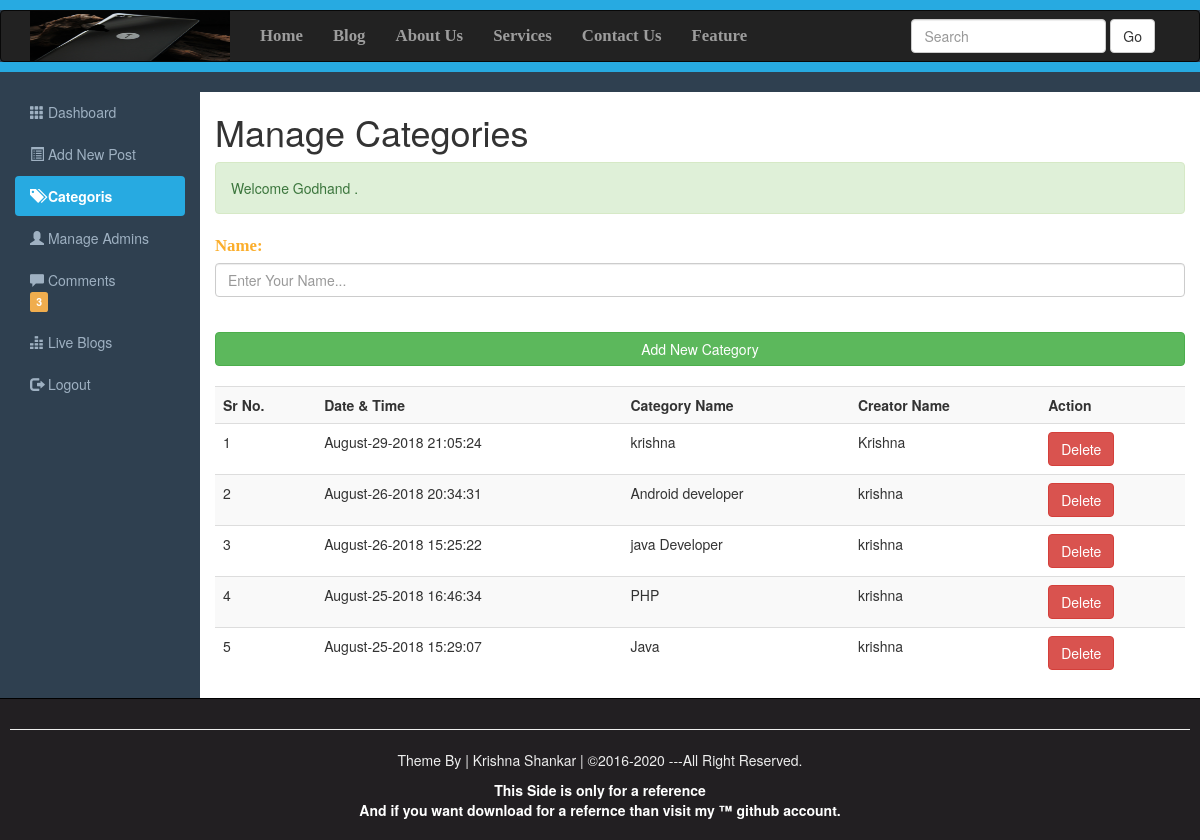
The app's page /categories.php (signed in) with its own data.
### tables this page shows
CREATE TABLE `category` (
  `id` int(10) NOT NULL,
  `datetime` varchar(50) NOT NULL,
  `name` varchar(100) NOT NULL,
  `creatorname` varchar(200) NOT NULL
);

### categories.php (the view, shortened to what this page needs)
<?php require_once("Include/Sessions.php"); ?>
<?php require_once("Include/Functions.php"); ?>
<!DOCTYPE html>
<html>
<head>
	<link rel="stylesheet" type="text/css" href="css/bootstrap.min.css">
	<link rel="stylesheet" type="text/css" href="css/adminstyles.css">
</head>
<body>
<div style="height: 10px; background: #27aae1;"></div>
<nav class="navbar navbar-expand-md navbar-inverse fixed-top" role="navigation">
	<div class="container">
		<div class="navbar-header">
		<a href="Blog.php" class="navbar-brand">
			<img style="margin-top: -15px;" src="images/image1.jpg" width="200" height="50">
		</a>
		</div>
		<div class="collapse navbar-collapse" id="collapse">
		<ul class="nav navbar-nav">
			<li class="nav-item"><a href="#">Home</a></li>
			<li class="nav-item" class="active"><a href="Blog.php<?php echo "?Page=1" ?>" target="_blank">Blog</a></li>
			<li class="nav-item"><a href="#">About Us</a></li>
			<li class="nav-item"><a href="#">Services</a></li>
			<li class="nav-item"><a href="#">Contact Us</a></li>
			<li class="nav-item"><a href="#">Feature</a></li>
		</ul>
		<form action="Blog.php" class="navbar-form navbar-right">
			<div class="form-group">
				<input class="form-control" type="text" name="Search" placeholder="Search">
			</div>
			<button class="btn btn-default" name="SearchButton">Go</button>
		</form>
		</div>
	</div>
</nav>
<div class="Line" style="height: 10px; background: #27aae1;"></div>
<br>
<div class="container-fluid">
	<div class="row">
		<div class="col-sm-2">
			<ul id="Side_Menu" class="nav nav-pills nav-stacked">
				<li><a href="dashboard.php"><span class="glyphicon glyphicon-th"></span>&nbsp;Dashboard</a></li>
				<li><a href="AddNewPost.php"><span class="glyphicon glyphicon-list-alt"></span> Add New Post</a></li>
				<li class="active"><a href="categories.php"><span class="glyphicon glyphicon-tags"></span>&nbsp;Categoris</a></li>
				<li><a href="Admins.php"><span class="glyphicon glyphicon-user"></span>&nbsp;Manage Admins</a></li>
				<li><a href="Comments.php"><span class="glyphicon glyphicon-comment"></span>&nbsp;Comments
					<?php
						$QueryTotalUnApproved="select count(*) from comment where status='off' ";
						$ExecuteTotalUnApproved=mysqli_query($Connection, $QueryTotalUnApproved);
						$RowsTotalUnApproved=mysqli_fetch_array($ExecuteTotalUnApproved);
						$TotalUnApproved=array_shift($RowsTotalUnApproved);
						if ($TotalUnApproved>0) {
					?>
					<span>&nbsp;&nbsp;&nbsp;&nbsp;&nbsp;&nbsp;&nbsp;&nbsp;&nbsp;&nbsp;&nbsp;</span>
					<span class="label label-warning"><?php echo $TotalUnApproved; ?></span>
					<?php } ?>
				</a></li>
				<li><a href="#"><span class="glyphicon glyphicon-equalizer"></span>&nbsp;Live Blogs</a></li>
				<li><a href="Logout.php"><span class="glyphicon glyphicon-log-out"></span>&nbsp;Logout</a></li>
			</ul>
		</div>
		<div class="col-sm-10">
			<h1>Manage Categories</h1>
			<div><?php
			echo SuccessMessage();
			?></div>
			<div>
				<form action="categories.php" method="post">
					<fieldset>
						<div class="form-group">
							<label for="categoryname"><span class="FieldInfo">Name:</span></label>
	 						<input class="form-control" type="text" name="Category" id="categoryname" placeholder="Enter Your Name...">
						</div>
						<br>
						<input class="btn btn-success btn-block" type="Submit" name="Submit" value="Add New Category">
						<br>
					</fieldset>
				</form>
			</div>
			<div class="table-responsive">
				<table class="table table-striped table-hover">
					<tr>
						<th>Sr No.</th>
						<th>Date & Time</th>
						<th>Category Name</th>
						<th>Creator Name</th>
						<th>Action</th>
					</tr>
					<?php
						$ViewQuery="select * from category order by datetime desc";
						$Execute=mysqli_query($Connection, $ViewQuery);
						$SrNo=0;
						while ($DataRows=mysqli_fetch_array($Execute)) {
							$Id=$DataRows["id"];
							$DateTime=$DataRows["datetime"];
							$CategoryName=$DataRows["name"];
							$CreatorName=$DataRows["creatorname"];
							$SrNo++;
					 ?>
					 <tr>
					 	<td><?php echo $SrNo; ?></td>
					 	<td><?php echo $DateTime; ?></td>
					 	<td><?php echo $CategoryName; ?></td>
					 	<td><?php echo $CreatorName; ?></td>
					 	<td><a href="DeleteCategory.php?id=<?php echo $Id; ?> ">
					 	<span class="btn btn-danger">Delete</span></a></td>
					 </tr>
					 <?php } ?>
				</table>
			</div>
		</div>
	</div>
</div>
<div id="Footer">
	<hr><p>Theme By | Krishna Shankar | &copy;2016-2020 ---All Right Reserved.</p>
	<a style="color: white; text-decoration: none; cursor: pointer; font-weight: bold;" href="#" target="_blank">
		<p>This Side is only for a reference <br> And if you want download for a refernce than visit my &trade; github account.</hr></p>
	</a>
</div>
</body>
</html>

### css/adminstyles.css (style rules this page uses)
.navbar-nav li { font-weight: bold; font-family: Bitter,Georgia,Times,"Times New Roman",serif; font-size: 1.2em; }
.Line { margin-top: -20px; }
body { background-color: #2f4050; }
.col-sm-10 { background-color: #ffffff; }
#Side_Menu a { color: #9fb1c2; }
#Side_Menu .active a { color: #ffffff; background-color: #27AAE1; font-weight: bold; }
#Footer { padding: 10px; border-top: 1px solid black; color: #eeeeee; background-color: #221f22; text-align: center; }

### categories.php (style rules this page uses)
.FieldInfo { color:rgb(251, 174, 44); font-family: Bitter,Geogia,"Times New Roman",Times,serif; font-size: 1.2em; }

### records on screen
category: datetime "August-29-2018 21:05:24", name "krishna", creatorname "Krishna"
category: datetime "August-26-2018 20:34:31", name "Android developer", creatorname "krishna"
category: datetime "August-26-2018 15:25:22", name "java Developer", creatorname "krishna"
category: datetime "August-25-2018 16:46:34", name "PHP", creatorname "krishna"
category: datetime "August-25-2018 15:29:07", name "Java", creatorname "krishna"

### other values on screen
$TotalUnApproved "3"
SuccessMessage() "Welcome Godhand ."
